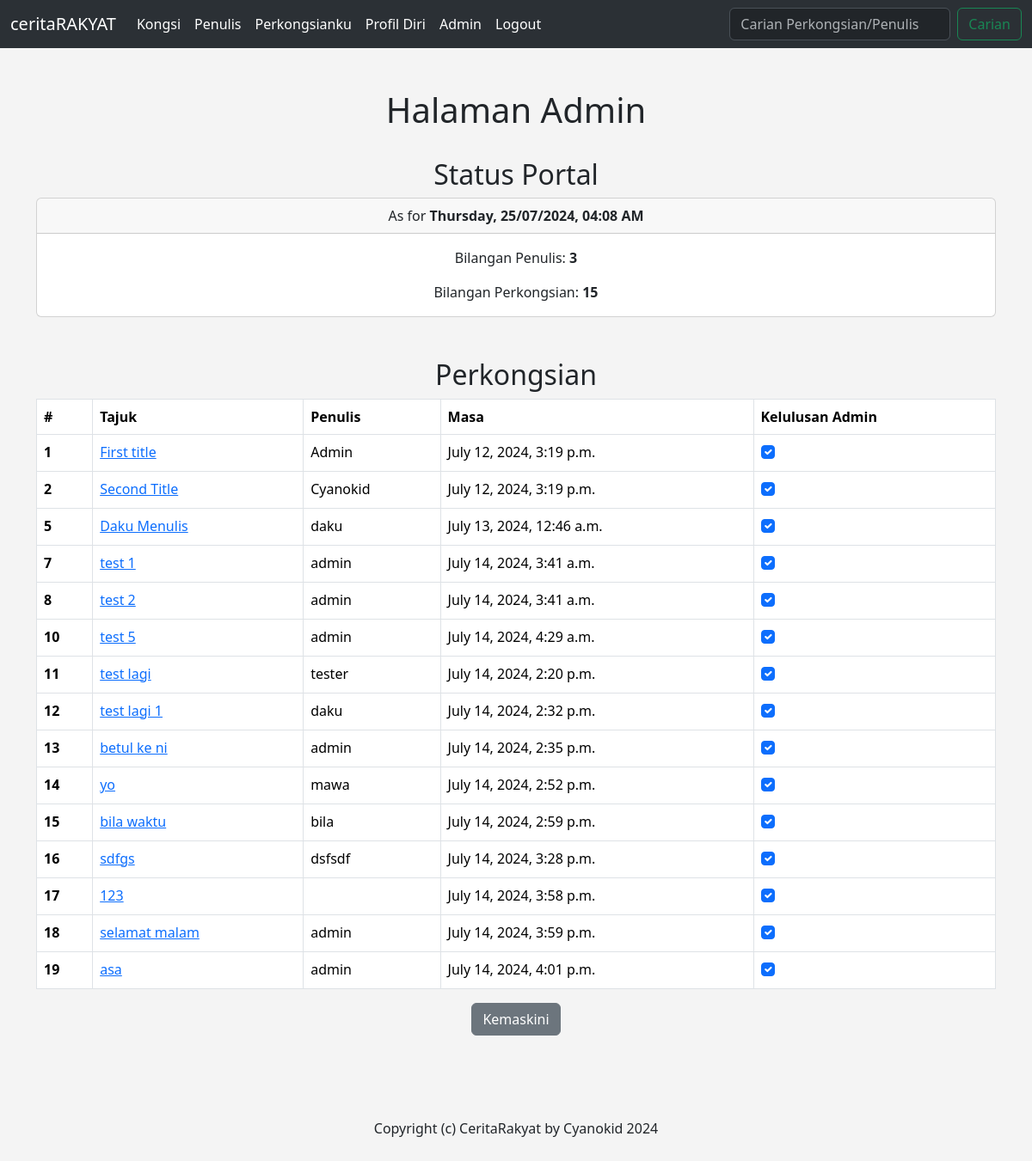
Screenshot of /admin_approval (signed in) with the database file from the repository.
### story/models.py (models this page shows, shortened)
class Story(models.Model):
    username = models.CharField('Username', max_length=120)
    creator = models.ForeignKey(User, blank=True, null=True, on_delete=models.SET_NULL)
    email = models.EmailField('Email Address', blank=True)
    title = models.CharField('Tittle', max_length=120)
    content = models.TextField(blank=True)
    created_at = models.DateTimeField(auto_now_add=True)
    approved = models.BooleanField('Approved', default=False)
    likes = models.ManyToManyField(User, related_name="story_like", blank=True)
    sads = models.ManyToManyField(User, related_name="story_sad", blank=True)
    laughs = models.ManyToManyField(User, related_name="story_laugh", blank=True)
    angrys = models.ManyToManyField(User, related_name="story_angry", blank=True)
    shocks = models.ManyToManyField(User, related_name="story_shock", blank=True)
    def __str__(self):
        return self.title

### story/views.py (the view)
# urls.py: path('admin_approval', views.admin_approval, name="admin_approval"),
def admin_approval(request):
    story_list = Story.objects.all()
    num_story =  Story.objects.all().count()
    num_username =  Profile.objects.all().count()
    now = datetime.now()
    time = now.strftime('%A, %d/%m/%Y, %I:%M %p')
    if request.user.is_superuser:
        if request.method == 'POST':
            id_list = request.POST.getlist('boxes')
            story_list.update(approved=False)
            for x in id_list:
                Story.objects.filter(pk=int(x)).update(approved=True)
            messages.success(request, ("Kelulusan Admin Telah Dikemaskini."))
            return redirect('home')
        else:
            return render(request, 'story/admin_approval.html', {
            "story_list" : story_list,
            "time" : time,
            "num_story" : num_story,
            "num_username" : num_username,
        })
    else:
        messages.success(request, ("Anda tiada Kebenaran Untuk Melihat Paparan ini."))
        return redirect('home')
    return render(request, 'story/admin_approval.html', {
    })

### story/templates/story/admin_approval.html (shortened to what this page needs)
{% extends 'story/base.html' %}
{% block content %}
<center>
<h1>Halaman Admin</h1>
    <br>
<form action="" method=POST>
    <h2>Status Portal</h2>
    <div class="card">
        <div class="card-header">
            As for <strong>{{ time }}</strong>
        </div>
        <div class="card-body">
        <p class="card-text">Bilangan Penulis: <strong>{{ num_username }}</strong></p>
        <p class="card-text">Bilangan Perkongsian: <strong>{{ num_story }}</strong></p>
        </div>
    </div>
<br><br>
<h2>Perkongsian</h2>
<form action="" method="POST">
<table class="table table-hover table-bordered">
    <thead>
      <tr>
        <th scope="col">#</th>
        <th scope="col">Tajuk</th>
        <th scope="col">Penulis</th>
        <th scope="col">Masa</th>
        <th scope="col">Kelulusan Admin</th>
      </tr>
    </thead>
    <tbody>
      <tr>
        {% for story in story_list %}
        <th scope="row">{{ story.id }}</th>
        <td><a href="{% url 'show_story' story.id %}">{{ story }}</a></td>
        <td>{{ story.username }}</td>
        <td>{{ story.created_at }}</td>
        <td>
            {% if story.approved %}
                <div class="form-check">
                    <input class="form-check-input" type="checkbox" value={{story.id}} checked="checked" name="boxes">
                </div>
            {% else %}
                <div class="form-check">
                    <input class="form-check-input" type="checkbox" value={{story.id}} name="boxes">
                </div>
            {% endif %}
        </td>
      <tr>
    </tbody>
    {% endfor %}
  </table>
  <button class="btn btn-secondary" type="submit"> Kemaskini</button>
  <br><br>
</center>
<br><br><br>
{% endblock%}

### story/templates/story/base.html (style rules this page uses)
body { background: #f4f4f4; }

### rows the page displays
Story: id "1", title "First title", username "Admin", created_at "July 12, 2024, 3:19 p.m."
Story: id "2", title "Second Title", username "Cyanokid", created_at "July 12, 2024, 3:19 p.m."
Story: id "5", title "Daku Menulis", username "daku", created_at "July 13, 2024, 12:46 a.m."
Story: id "7", title "test 1", username "admin", created_at "July 14, 2024, 3:41 a.m."
Story: id "8", title "test 2", username "admin", created_at "July 14, 2024, 3:41 a.m."
Story: id "10", title "test 5", username "admin", created_at "July 14, 2024, 4:29 a.m."
Story: id "11", title "test lagi", username "tester", created_at "July 14, 2024, 2:20 p.m."
Story: id "12", title "test lagi 1", username "daku", created_at "July 14, 2024, 2:32 p.m."
Story: id "13", title "betul ke ni", username "admin", created_at "July 14, 2024, 2:35 p.m."
Story: id "14", title "yo", username "mawa", created_at "July 14, 2024, 2:52 p.m."
Story: id "15", title "bila waktu", username "bila", created_at "July 14, 2024, 2:59 p.m."
Story: id "16", title "sdfgs", username "dsfsdf", created_at "July 14, 2024, 3:28 p.m."
Story: id "17", title "123", created_at "July 14, 2024, 3:58 p.m."
Story: id "18", title "selamat malam", username "admin", created_at "July 14, 2024, 3:59 p.m."
Story: id "19", title "asa", username "admin", created_at "July 14, 2024, 4:01 p.m."

### other values shown
{{ num_username }} "3"
{{ num_story }} "15"
